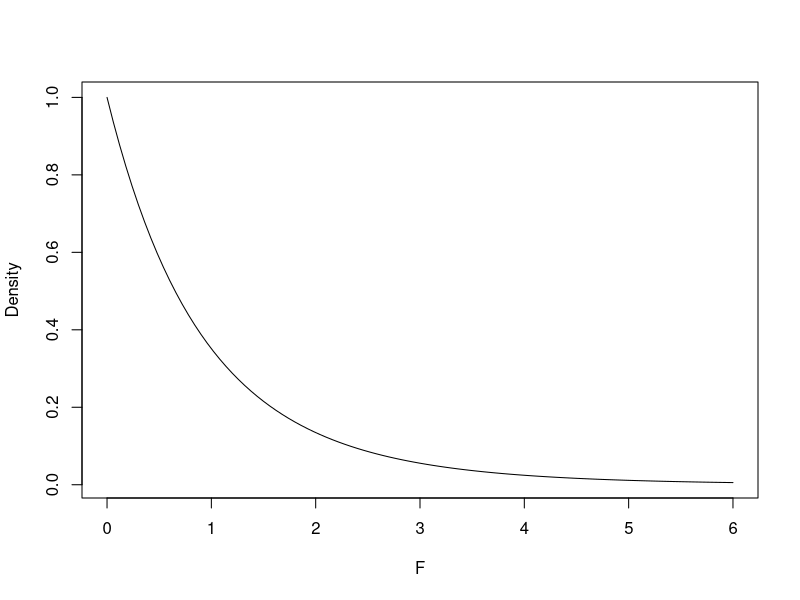
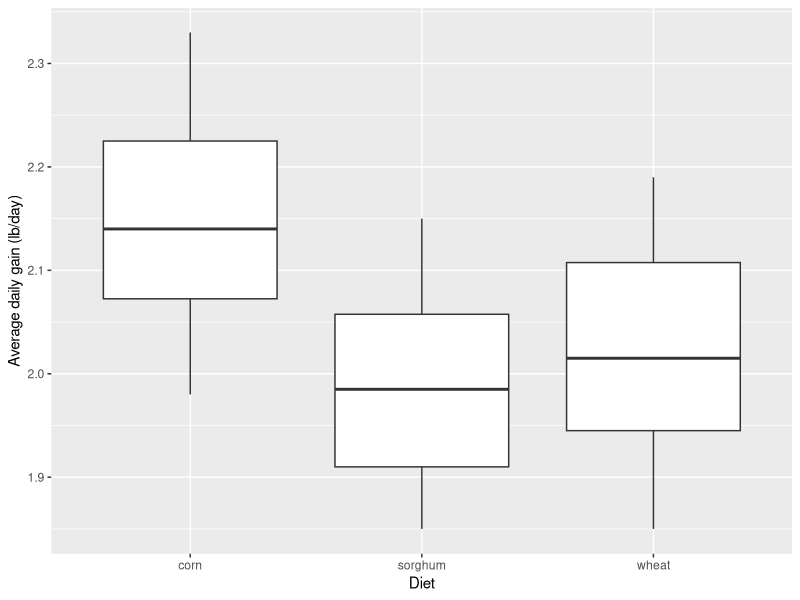
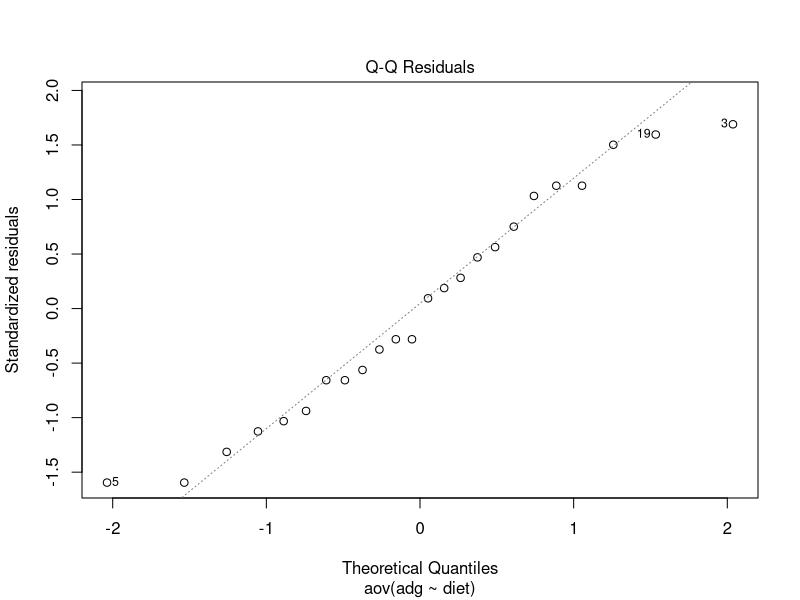

Here is the R script that generated these plots, in order:
## ---- chunk 1
curve(df(x, 2, 21), from = 0, to = 6, xlab = "F", ylab = "Density")
## ---- chunk 2
pigs <- data.frame(
  diet = factor(rep(c("corn", "sorghum", "wheat"), each = 8)),
  adg = c(2.21, 2.05, 2.33, 2.12, 1.98, 2.27, 2.16, 2.08,
          1.92, 2.11, 1.85, 2.04, 1.96, 2.15, 1.88, 2.01,
          2.10, 1.90, 2.19, 1.98, 2.05, 1.85, 2.13, 1.96))
## ---- chunk 3
tapply(pigs$adg, pigs$diet, mean)
tapply(pigs$adg, pigs$diet, sd)
## ---- chunk 4
library(ggplot2)

ggplot(pigs, aes(x = diet, y = adg)) +
  geom_boxplot() +
  labs(x = "Diet", y = "Average daily gain (lb/day)")
## ---- chunk 5
fit <- aov(adg ~ diet, data = pigs)
## ---- chunk 6
plot(fit, which = 2)
## ---- chunk 7
library(car)
leveneTest(adg ~ diet, data = pigs)
## ---- chunk 8
summary(fit)
## ---- chunk 9
pf(4.461, 2, 21, lower.tail = FALSE)
## ---- chunk 10
library(emmeans)

diet_means <- emmeans(fit, ~ diet)
diet_means
## ---- chunk 11
pairs(diet_means)
## ---- chunk 12
confint(pairs(diet_means))
## ---- chunk 13
plots <- data.frame(
  trt = factor(rep(c("control", "fungA", "fungB", "fungC"), each = 6)),
  yield = c(58.2, 63.1, 55.4, 60.7, 65.3, 57.9,
            62.5, 57.8, 66.4, 60.1, 64.2, 59.6,
            66.8, 61.5, 70.2, 64.7, 59.9, 67.3,
            71.4, 66.2, 74.8, 68.5, 63.9, 70.6))
## ---- chunk 14

## ---- chunk 15

## ---- chunk 16

## ---- chunk 17

## ---- chunk 18
